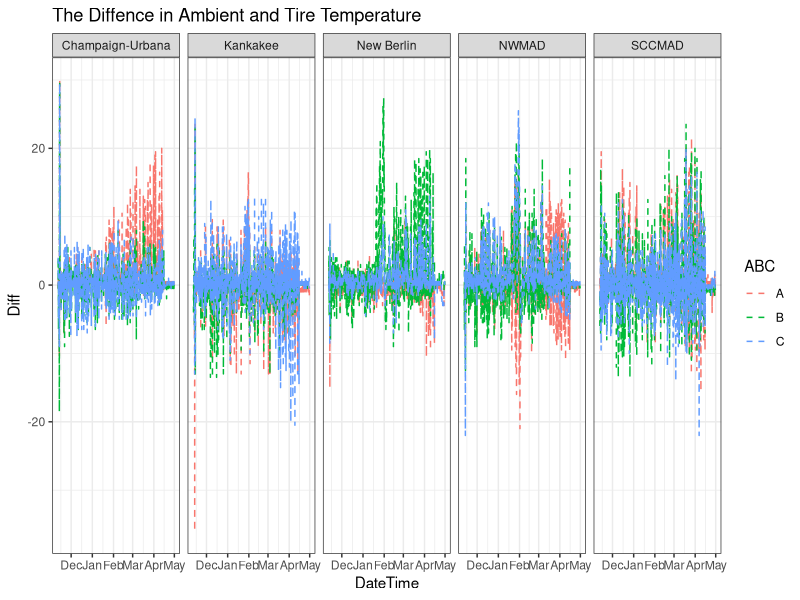
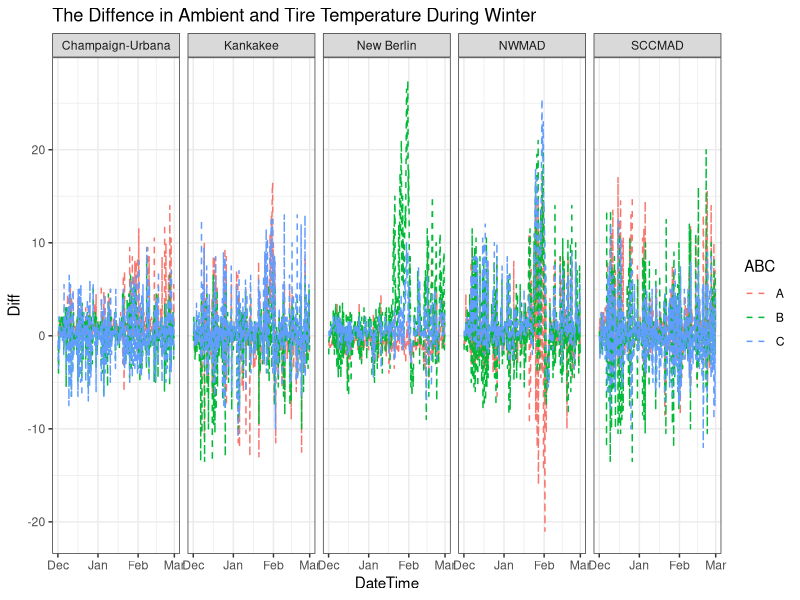
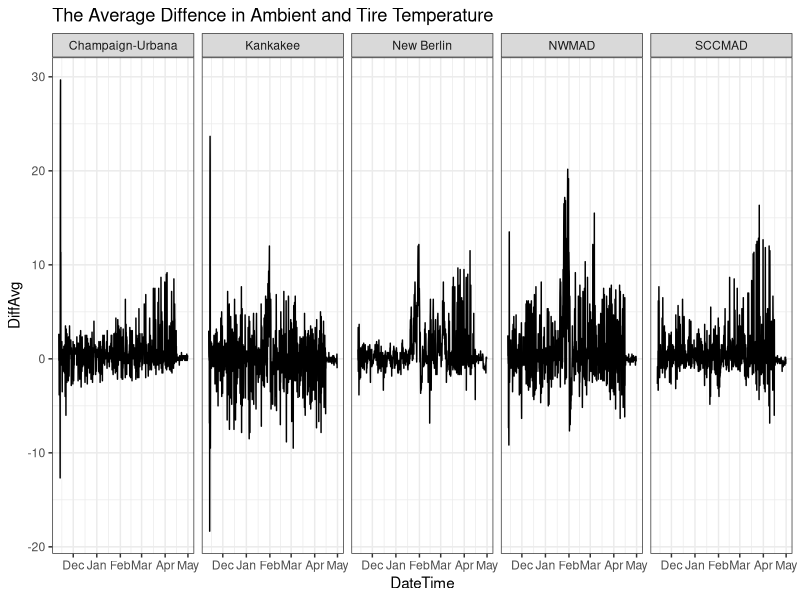
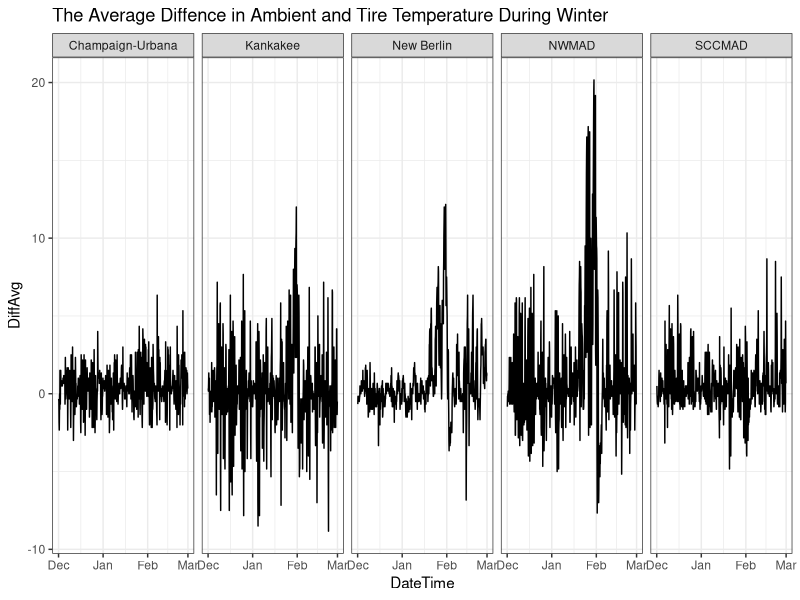

Write R code to recreate these figures, in order.
#' ---
#' title: "03 OW albopictus Temperature Data Exploration"
#' author: "Katie Susong"
#' date: "22nd September 2020"
#' ---

# set wd
setwd("~/Documents/CBS PhD/albopictus OW/")

#libaries
shhh <- suppressPackageStartupMessages # It's a library, so shhh!
shhh(library(ggplot2))
shhh(library(lubridate))
shhh(library(dplyr))

#import data frames- WIDE
OWw    <- read.csv("Data/OWALL.wide_KMS_092220.csv")
#format corrections
OWw$DateTime <- ymd_hms(OWw$DateTime)



# import data frames - TIDY
OW <- read.csv("Data/OWALL.f_KMS_092220.csv")
#format corrections
OW$DateTime <- ymd_hms(OW$DateTime)

#'##### 1. What is the temperature difference between Ambient and Tire each day
#' 
#' This differnce was added to the wide table during formating. Now I will graph each 
#' of the data frames to show temperature difference (Tire - Ambient) so that when the 
#' tire temperature is warmer the difference is positive
#' 
ggplot(OWw,aes(DateTime, Diff)) +
  geom_line(aes(col=ABC), linetype = 2)+
  facet_grid(~Location) +
  theme_bw() + 
  ggtitle("The Diffence in Ambient and Tire Temperature")
# filter to winter months 
OWw %>%
  filter(DateTime > "2018-12-01 00:00:00", DateTime < "2019-03-01 00:00:00") %>%
ggplot(aes(DateTime, Diff)) +
  geom_line(aes(col=ABC), linetype = 2)+
  facet_grid(~Location) +
  theme_bw() + 
  ggtitle("The Diffence in Ambient and Tire Temperature During Winter")
#  avg the replicates 
OWw %>%
  group_by(Location, DateTime) %>%
  summarise(DiffAvg = mean(Diff)) %>%
  ggplot(aes(DateTime, DiffAvg)) +
  geom_line()+
  facet_grid(~Location) +
  theme_bw() +
  ggtitle("The Average Diffence in Ambient and Tire Temperature")
#  avg the replicates and filter to winter months
OWw %>%
  group_by(Location, DateTime) %>%
  summarise(DiffAvg = mean(Diff)) %>%
  filter(DateTime > "2018-12-01 00:00:00", DateTime < "2019-03-01 00:00:00") %>%
  ggplot(aes(DateTime, DiffAvg)) +
  geom_line()+
  facet_grid(~Location) +
  theme_bw() +
  ggtitle("The Average Diffence in Ambient and Tire Temperature During Winter")
  
#'
#' * There are not clear repeating trends at any location or across the locations. 
#'   
#' * There is not any seasonal trend.   
#' 
#' * Early and late season warm tires could be due to sun.   
#' 
#' * The very late season shows uniform tempertures   
#' 
#' * **Champaign-Urban** has two similar replicates.   
#' 
#' * **New Berlin** rarely has colder tires but the warm spike in FEB is only 
#'     seen in replicate B. This replicate also seems to stay warmer for longer
#'     
#' * Further south locations (**Champaign-Urban**) have lover temperature differnce in the winter 
#'     months  
#'     
#' * In **New Berlin** there is less temperature swings in temperature differnce 
#'     in DEC and JAN. 
#'     
#' * **NWMAD** has the greatest differnce in temperature during the winter period
#' 


#'##### 2. How many observation were below -12C?
#'

# generate count by location:
OW$Below12 <- ifelse(OW$Value < -12, 1, 0) # create a 0/1 column for tempertures below -12
# pipe 
OW_below12 <- OW %>%
  group_by(Location, ABC, Type) %>% 
  # summary includes count of observations below zero, total observation and percent
  dplyr::summarise(Below12 = sum(Below12),N = n(), Perc = round(sum(Below12)/n()*100, 2))

#' Two replicats had a very low number of observations below -12C, **New Berlin** and **NWMAD**.
#' For each location the temperture was only below -12C for one day.
subset(OW, Location == "New Berlin" & ABC == "B" & Type  == "Tire" & Value < -12)
subset(OW, Location == "NWMAD" & ABC == "C" & Type  == "Tire" & Value < -12)

#'#### How many days were below -12C?
#'
OW$Date <- date(OW$DateTime)
OW_below12_DAY <- OW %>%
  group_by(Date, Type) %>%
  # summary includes count of observations below zero, total observation and percent
  dplyr::summarise(Below12 = sum(Below12),N = n(), Perc = round(sum(Below12)/n()*100, 2))

# filter OW_below12_DAY for days with observations below 12 in the tires 
(filter(OW_below12_DAY, Below12 >0, Type == "Tire"))
#'
#'  There were 25 day with at least 1 temperture observation below -12
#'  


